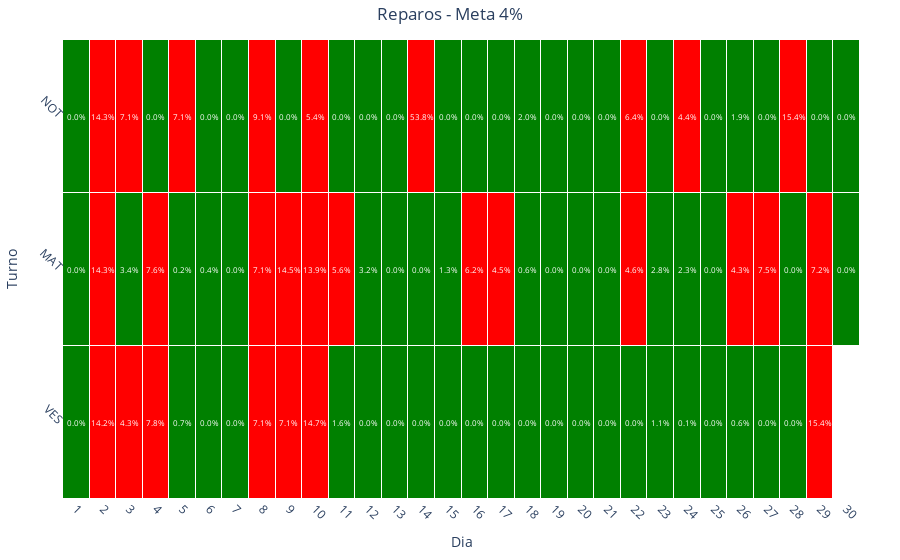

The notebook cell saved with this chart:
### Code cell
# cSpell: disable=invalid-name
def graph_heatmap_reparos(dataframe: pd.DataFrame, meta: int):
    # Converter 'data_registro' para datetime e criar uma nova coluna 'data_turno'

    dataframe["data_registro"] = pd.to_datetime(dataframe["data_registro"])

    dataframe["data_turno"] = dataframe["data_registro"].dt.strftime("%Y-%m-%d")

    # Agrupar por 'data_turno' e 'turno' e calcular a média da eficiência

    df_grouped = (
        dataframe.groupby(["data_turno", "turno"], observed=False)["reparo"].mean().reset_index()
    )

    # Remodelar os dados para o formato de heatmap

    df_pivot = df_grouped.pivot(index="turno", columns="data_turno", values="reparo")

    # Reordenar o índice do DataFrame
    df_pivot = df_pivot.reindex(["VES", "MAT", "NOT"])

    # Criar escala de cores personalizada
    colors = [[0, "green"], [0.04, "green"], [0.04, "red"], [1, "red"]]

    # Extrair apenas o dia da data
    df_pivot.columns = pd.to_datetime(df_pivot.columns).day

    # Criar o gráfico de calor
    fig = go.Figure(
        data=go.Heatmap(
            z=df_pivot.values,
            x=df_pivot.columns,
            y=df_pivot.index,
            colorscale=colors,
            zmin=0,
            zmax=1,  # Escala de valores de 0 a 1
            hoverongaps=False,
            hovertemplate="Turno: %{y}<br>Dia: %{x}<br>Valor: %{z:.1%}",
            showscale=False,  # Não mostrar a escala de cores
            xgap=1,  # Espaçamento entre os dias
            ygap=1,  # Espaçamento entre os turnos
        )
    )

    # Adicionar anotações com a média da eficiência
    for (i, j), value in np.ndenumerate(df_pivot.values):
        fig.add_annotation(
            x=df_pivot.columns[j],
            y=df_pivot.index[i],
            text=f"{value:.1%}",
            showarrow=False,
            font=dict(color="white", size=8),
        )

    # Definir o título do gráfico
    fig.update_layout(
        title=f"Reparos - Meta {meta}%",
        xaxis_title="Dia",
        yaxis_title="Turno",
        title_x=0.5,  # Centralizar o título
        xaxis_nticks=31,  # Definir o número de dias
        xaxis=dict(
            tickmode="linear",
            tickvals=list(range(1, 32)),  # Definir os dias
            ticktext=list(range(1, 32)),  # Definir os dias
            tickangle=45,  # Rotacionar os dias
        ),
        yaxis=dict(
            tickmode="linear",
            tickangle=45,
        ),
        plot_bgcolor="white",
        margin=dict(t=40, b=40, l=40, r=40),
    )

    fig.show()


reparos_map = graph_heatmap_reparos(df_reparos, 4)

### Figure 1 — Plotly figure (JSON) as saved in the notebook; plotly's stock layout.template omitted (floating-point values rounded to 4 significant figures)
{"data": [{"colorscale": [[0, "green"], [0.04, "green"], [0.04, "red"], [1, "red"]], "hoverongaps": false, "hovertemplate": "Turno: %{y}<br>Dia: %{x}<br>Valor: %{z:.1%}", "showscale": false, "type": "heatmap", "x": [1, 2, 3, 4, 5, 6, 7, 8, 9, 10, 11, 12, 13, 14, 15, 16, 17, 18, 19, 20, 21, 22, 23, 24, 25, 26, 27, 28, 29, 30], "xgap": 1, "y": ["VES", "MAT", "NOT"], "ygap": 1, "z": [[0, 0.1423, 0.04345, 0.07798, 0.00744, 0, 0, 0.07143, 0.07143, 0.1467, 0.01637, 0, 0, 0, 0, 0, 0, 0, 0, 0, 0, 0, 0.0109, 0.001282, 0, 0.005952, 0, 0, 0.1538, null], [0, 0.1429, 0.03393, 0.07636, 0.002381, 0.003571, 0, 0.07143, 0.1452, 0.1387, 0.05625, 0.03244, 0, 0, 0.01339, 0.06161, 0.04464, 0.00625, 0, 0, 0, 0.04551, 0.02756, 0.02276, 0, 0.04315, 0.07532, 0, 0.07179, 0], [0, 0.1429, 0.07143, 0, 0.07143, 0, 0, 0.09077, 0, 0.05431, 0.0002976, 0, 0, 0.5385, 0, 0, 0, 0.01994, 0, 0, 0, 0.0641, 0, 0.04359, 0, 0.01905, 0, 0.1538, 0, 0]], "zmax": 1, "zmin": 0}], "layout": {"annotations": [{"font": {"color": "white", "size": 8}, "showarrow": false, "text": "0.0%", "x": 1, "y": "VES"}, {"font": {"color": "white", "size": 8}, "showarrow": false, "text": "14.2%", "x": 2, "y": "VES"}, {"font": {"color": "white", "size": 8}, "showarrow": false, "text": "4.3%", "x": 3, "y": "VES"}, {"font": {"color": "white", "size": 8}, "showarrow": false, "text": "7.8%", "x": 4, "y": "VES"}, {"font": {"color": "white", "size": 8}, "showarrow": false, "text": "0.7%", "x": 5, "y": "VES"}, {"font": {"color": "white", "size": 8}, "showarrow": false, "text": "0.0%", "x": 6, "y": "VES"}, {"font": {"color": "white", "size": 8}, "showarrow": false, "text": "0.0%", "x": 7, "y": "VES"}, {"font": {"color": "white", "size": 8}, "showarrow": false, "text": "7.1%", "x": 8, "y": "VES"}, {"font": {"color": "white", "size": 8}, "showarrow": false, "text": "7.1%", "x": 9, "y": "VES"}, {"font": {"color": "white", "size": 8}, "showarrow": false, "text": "14.7%", "x": 10, "y": "VES"}, {"font": {"color": "white", "size": 8}, "showarrow": false, "text": "1.6%", "x": 11, "y": "VES"}, {"font": {"color": "white", "size": 8}, "showarrow": false, "text": "0.0%", "x": 12, "y": "VES"}, {"font": {"color": "white", "size": 8}, "showarrow": false, "text": "0.0%", "x": 13, "y": "VES"}, {"font": {"color": "white", "size": 8}, "showarrow": false, "text": "0.0%", "x": 14, "y": "VES"}, {"font": {"color": "white", "size": 8}, "showarrow": false, "text": "0.0%", "x": 15, "y": "VES"}, {"font": {"color": "white", "size": 8}, "showarrow": false, "text": "0.0%", "x": 16, "y": "VES"}, {"font": {"color": "white", "size": 8}, "showarrow": false, "text": "0.0%", "x": 17, "y": "VES"}, {"font": {"color": "white", "size": 8}, "showarrow": false, "text": "0.0%", "x": 18, "y": "VES"}, {"font": {"color": "white", "size": 8}, "showarrow": false, "text": "0.0%", "x": 19, "y": "VES"}, {"font": {"color": "white", "size": 8}, "showarrow": false, "text": "0.0%", "x": 20, "y": "VES"}, {"font": {"color": "white", "size": 8}, "showarrow": false, "text": "0.0%", "x": 21, "y": "VES"}, {"font": {"color": "white", "size": 8}, "showarrow": false, "text": "0.0%", "x": 22, "y": "VES"}, {"font": {"color": "white", "size": 8}, "showarrow": false, "text": "1.1%", "x": 23, "y": "VES"}, {"font": {"color": "white", "size": 8}, "showarrow": false, "text": "0.1%", "x": 24, "y": "VES"}, {"font": {"color": "white", "size": 8}, "showarrow": false, "text": "0.0%", "x": 25, "y": "VES"}, {"font": {"color": "white", "size": 8}, "showarrow": false, "text": "0.6%", "x": 26, "y": "VES"}, {"font": {"color": "white", "size": 8}, "showarrow": false, "text": "0.0%", "x": 27, "y": "VES"}, {"font": {"color": "white", "size": 8}, "showarrow": false, "text": "0.0%", "x": 28, "y": "VES"}, {"font": {"color": "white", "size": 8}, "showarrow": false, "text": "15.4%", "x": 29, "y": "VES"}, {"font": {"color": "white", "size": 8}, "showarrow": false, "text": "nan%", "x": 30, "y": "VES"}, {"font": {"color": "white", "size": 8}, "showarrow": false, "text": "0.0%", "x": 1, "y": "MAT"}, {"font": {"color": "white", "size": 8}, "showarrow": false, "text": "14.3%", "x": 2, "y": "MAT"}, {"font": {"color": "white", "size": 8}, "showarrow": false, "text": "3.4%", "x": 3, "y": "MAT"}, {"font": {"color": "white", "size": 8}, "showarrow": false, "text": "7.6%", "x": 4, "y": "MAT"}, {"font": {"color": "white", "size": 8}, "showarrow": false, "text": "0.2%", "x": 5, "y": "MAT"}, {"font": {"color": "white", "size": 8}, "showarrow": false, "text": "0.4%", "x": 6, "y": "MAT"}, {"font": {"color": "white", "size": 8}, "showarrow": false, "text": "0.0%", "x": 7, "y": "MAT"}, {"font": {"color": "white", "size": 8}, "showarrow": false, "text": "7.1%", "x": 8, "y": "MAT"}, {"font": {"color": "white", "size": 8}, "showarrow": false, "text": "14.5%", "x": 9, "y": "MAT"}, {"font": {"color": "white", "size": 8}, "showarrow": false, "text": "13.9%", "x": 10, "y": "MAT"}, {"font": {"color": "white", "size": 8}, "showarrow": false, "text": "5.6%", "x": 11, "y": "MAT"}, {"font": {"color": "white", "size": 8}, "showarrow": false, "text": "3.2%", "x": 12, "y": "MAT"}, {"font": {"color": "white", "size": 8}, "showarrow": false, "text": "0.0%", "x": 13, "y": "MAT"}, {"font": {"color": "white", "size": 8}, "showarrow": false, "text": "0.0%", "x": 14, "y": "MAT"}, {"font": {"color": "white", "size": 8}, "showarrow": false, "text": "1.3%", "x": 15, "y": "MAT"}, {"font": {"color": "white", "size": 8}, "showarrow": false, "text": "6.2%", "x": 16, "y": "MAT"}, {"font": {"color": "white", "size": 8}, "showarrow": false, "text": "4.5%", "x": 17, "y": "MAT"}, {"font": {"color": "white", "size": 8}, "showarrow": false, "text": "0.6%", "x": 18, "y": "MAT"}, {"font": {"color": "white", "size": 8}, "showarrow": false, "text": "0.0%", "x": 19, "y": "MAT"}, {"font": {"color": "white", "size": 8}, "showarrow": false, "text": "0.0%", "x": 20, "y": "MAT"}, {"font": {"color": "white", "size": 8}, "showarrow": false, "text": "0.0%", "x": 21, "y": "MAT"}, {"font": {"color": "white", "size": 8}, "showarrow": false, "text": "4.6%", "x": 22, "y": "MAT"}, {"font": {"color": "white", "size": 8}, "showarrow": false, "text": "2.8%", "x": 23, "y": "MAT"}, {"font": {"color": "white", "size": 8}, "showarrow": false, "text": "2.3%", "x": 24, "y": "MAT"}, {"font": {"color": "white", "size": 8}, "showarrow": false, "text": "0.0%", "x": 25, "y": "MAT"}, {"font": {"color": "white", "size": 8}, "showarrow": false, "text": "4.3%", "x": 26, "y": "MAT"}, {"font": {"color": "white", "size": 8}, "showarrow": false, "text": "7.5%", "x": 27, "y": "MAT"}, {"font": {"color": "white", "size": 8}, "showarrow": false, "text": "0.0%", "x": 28, "y": "MAT"}, {"font": {"color": "white", "size": 8}, "showarrow": false, "text": "7.2%", "x": 29, "y": "MAT"}, {"font": {"color": "white", "size": 8}, "showarrow": false, "text": "0.0%", "x": 30, "y": "MAT"}, {"font": {"color": "white", "size": 8}, "showarrow": false, "text": "0.0%", "x": 1, "y": "NOT"}, {"font": {"color": "white", "size": 8}, "showarrow": false, "text": "14.3%", "x": 2, "y": "NOT"}, {"font": {"color": "white", "size": 8}, "showarrow": false, "text": "7.1%", "x": 3, "y": "NOT"}, {"font": {"color": "white", "size": 8}, "showarrow": false, "text": "0.0%", "x": 4, "y": "NOT"}, {"font": {"color": "white", "size": 8}, "showarrow": false, "text": "7.1%", "x": 5, "y": "NOT"}, {"font": {"color": "white", "size": 8}, "showarrow": false, "text": "0.0%", "x": 6, "y": "NOT"}, {"font": {"color": "white", "size": 8}, "showarrow": false, "text": "0.0%", "x": 7, "y": "NOT"}, {"font": {"color": "white", "size": 8}, "showarrow": false, "text": "9.1%", "x": 8, "y": "NOT"}, {"font": {"color": "white", "size": 8}, "showarrow": false, "text": "0.0%", "x": 9, "y": "NOT"}, {"font": {"color": "white", "size": 8}, "showarrow": false, "text": "5.4%", "x": 10, "y": "NOT"}, {"font": {"color": "white", "size": 8}, "showarrow": false, "text": "0.0%", "x": 11, "y": "NOT"}, {"font": {"color": "white", "size": 8}, "showarrow": false, "text": "0.0%", "x": 12, "y": "NOT"}, {"font": {"color": "white", "size": 8}, "showarrow": false, "text": "0.0%", "x": 13, "y": "NOT"}, {"font": {"color": "white", "size": 8}, "showarrow": false, "text": "53.8%", "x": 14, "y": "NOT"}, {"font": {"color": "white", "size": 8}, "showarrow": false, "text": "0.0%", "x": 15, "y": "NOT"}, {"font": {"color": "white", "size": 8}, "showarrow": false, "text": "0.0%", "x": 16, "y": "NOT"}, {"font": {"color": "white", "size": 8}, "showarrow": false, "text": "0.0%", "x": 17, "y": "NOT"}, {"font": {"color": "white", "size": 8}, "showarrow": false, "text": "2.0%", "x": 18, "y": "NOT"}, {"font": {"color": "white", "size": 8}, "showarrow": false, "text": "0.0%", "x": 19, "y": "NOT"}, {"font": {"color": "white", "size": 8}, "showarrow": false, "text": "0.0%", "x": 20, "y": "NOT"}, {"font": {"color": "white", "size": 8}, "showarrow": false, "text": "0.0%", "x": 21, "y": "NOT"}, {"font": {"color": "white", "size": 8}, "showarrow": false, "text": "6.4%", "x": 22, "y": "NOT"}, {"font": {"color": "white", "size": 8}, "showarrow": false, "text": "0.0%", "x": 23, "y": "NOT"}, {"font": {"color": "white", "size": 8}, "showarrow": false, "text": "4.4%", "x": 24, "y": "NOT"}, {"font": {"color": "white", "size": 8}, "showarrow": false, "text": "0.0%", "x": 25, "y": "NOT"}, {"font": {"color": "white", "size": 8}, "showarrow": false, "text": "1.9%", "x": 26, "y": "NOT"}, {"font": {"color": "white", "size": 8}, "showarrow": false, "text": "0.0%", "x": 27, "y": "NOT"}, {"font": {"color": "white", "size": 8}, "showarrow": false, "text": "15.4%", "x": 28, "y": "NOT"}, {"font": {"color": "white", "size": 8}, "showarrow": false, "text": "0.0%", "x": 29, "y": "NOT"}, {"font": {"color": "white", "size": 8}, "showarrow": false, "text": "0.0%", "x": 30, "y": "NOT"}], "margin": {"b": 40, "l": 40, "r": 40, "t": 40}, "plot_bgcolor": "white", "title": {"text": "Reparos - Meta 4%", "x": 0.5}, "xaxis": {"nticks": 31, "tickangle": 45, "tickmode": "linear", "ticktext": [1, 2, 3, 4, 5, 6, 7, 8, 9, 10, 11, 12, 13, 14, 15, 16, 17, 18, 19, 20, 21, 22, 23, 24, 25, 26, 27, 28, 29, 30, 31], "tickvals": [1, 2, 3, 4, 5, 6, 7, 8, 9, 10, 11, 12, 13, 14, 15, 16, 17, 18, 19, 20, 21, 22, 23, 24, 25, 26, 27, 28, 29, 30, 31], "title": {"text": "Dia"}}, "yaxis": {"tickangle": 45, "tickmode": "linear", "title": {"text": "Turno"}}}}
